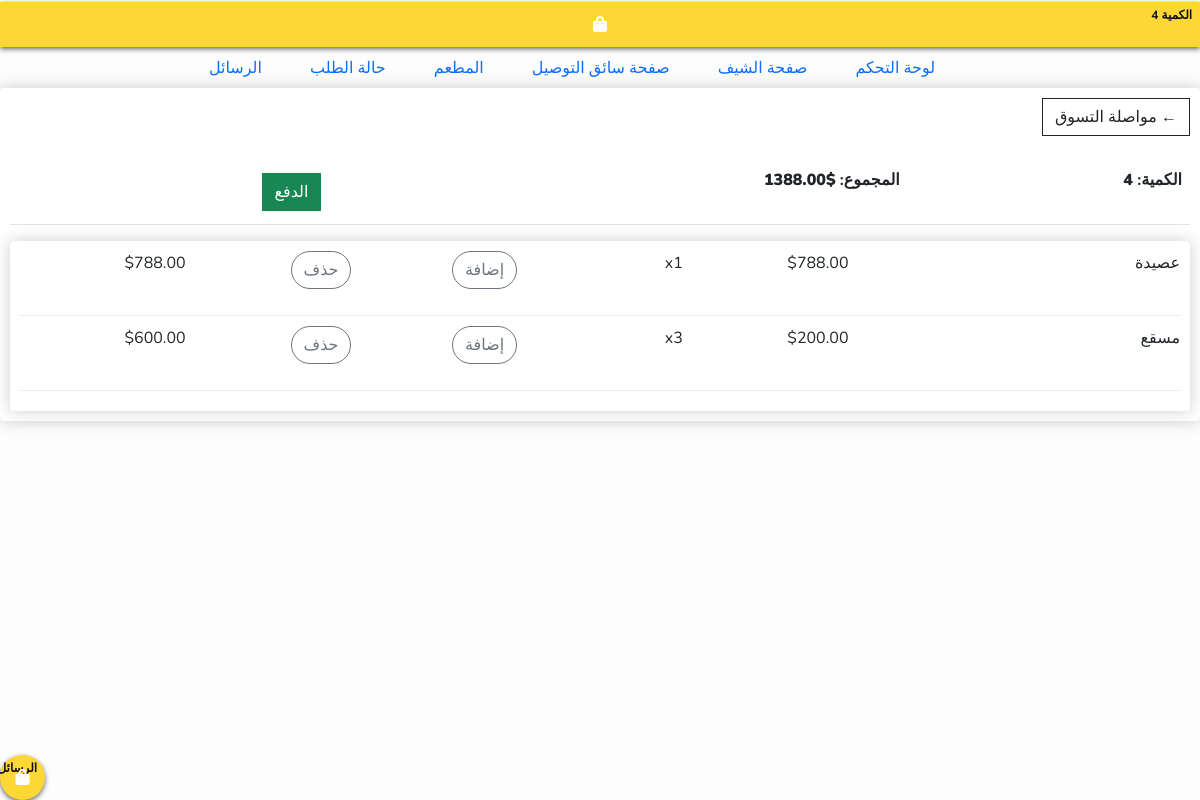
The app's page /cart (signed in) with its own data.
### app/models.py (models this page shows, shortened)
class Order(models.Model):
    customer = models.ForeignKey(Customer, on_delete=models.SET_NULL, null=True, blank=True)
    date_ordered = models.DateTimeField(auto_now_add=True)
    complete = models.BooleanField(default=False, null=True, blank=True)
    transaction_id = models.CharField(max_length=100, null=True)
    status_order = models.CharField(max_length=2, choices=ORDER_STATUS, default='NO')
    booking_driver = models.BooleanField(default=False, null=True, blank=True)
    driver = models.CharField(max_length=100, blank=True, null=True)
    @property
    def get_cart_total(self):
        orderitem = self.orderitem_set.all()
        total = sum([item.get_total for item in orderitem])
        return total
    @property
    def get_cart_items(self):
        orderitem = self.orderitem_set.all()
        total = sum([item.quantity for item in orderitem])
        return total

class OrderItem(models.Model):
    product = models.ForeignKey(Product, on_delete=models.SET_NULL, null=True)
    order = models.ForeignKey(Order, on_delete=models.SET_NULL, null=True)
    quantity = models.IntegerField(default=0, null=True, blank=True)
    date_added = models.DateTimeField(auto_now_add=True)
    @property
    def get_total(self):
        total = self.product.price * self.quantity
        return total

class Product(models.Model):
    name = models.CharField(max_length=200)
    price = models.DecimalField(max_digits=7, decimal_places=2)
    discount_price = models.FloatField(blank=True, null=True)
    digital = models.BooleanField(default=False, null=True, blank=True)
    image = models.ImageField(null=False, blank=False)
    description = models.TextField(blank=True, null=True)

### app/views.py (the view)
# urls.py: path('cart', views.cart, name='cart'),
def cart(request):
    data = cartData(request)
    context = {
        'items':data['items'],
        'order':data['order'],
        'cartItems':data['cartItems'],
    }
    return render(request, "cart.html", context)

### app/utils.py (called while the page is built)
def cartData(request):
    if request.user.is_authenticated:
        customer = request.user.customer
        order, created = Order.objects.get_or_create(customer=customer, complete=False)
        items = order.orderitem_set.all()
        cartItems = order.get_cart_items
    else:
        cookieData = cookieCart(request)
        items = cookieData['items']
        order = cookieData['order']
        cartItems = cookieData['cartItems']
    return {'order':order, 'items':items, 'cartItems':cartItems}

### app/templates/cart.html (shortened to what this page needs)
{% extends "base.html" %}
{% block content %}
<div class="box-element">
    <a class="btn btn-outline-dark" href="{% url 'listProducts' %}">&#x2190; مواصلة التسوق</a>
    <br>
    <br>
    <table class="table">
    <tr>
        <th><t5>الكمية: <strong>{{ order.get_cart_items }}</strong></t5></th>
        <th><t5>المجموع: <strong> ${{ order.get_cart_total }}</strong></t5></th>
        <th>
        <a style="float: right; margin: 5px;" class="btn btn-success" href="{% url 'checkout'%}">الدفع</a>
        </th>
    </tr>
    </table>
<div class="box-element">
    {% for item in items %}
        <div class="cart-row">
			<div style="flex:2"><p>{{ item.product.name }}</p></div>
			<div style="flex:1"><p>${{ item.product.price|floatformat:2 }}</p></div>
	    	<div style="flex:1"><p>x{{ item.quantity }}</p></div>
            <div style="flex:1"><p><button data-product="{{ item.product.id }}" data-action="add" data-reload="yes" class="btn btn-outline-secondary rounded-pill add-to-cart update-cart">إضافة</button></p></div>
            <div style="flex:1"><p><button data-product="{{ item.product.id }}" data-action="remove" data-reload="yes" class="btn btn-outline-secondary rounded-pill add-to-cart update-cart">حذف</button></p></div>
            <div style="flex:1"><p>${{ item.get_total }}</p></div>
		</div>
    {% endfor %}
</div>
</div>
{% endblock content %}

### static/css/main.css (style rules this page uses)
body { background-color: hsl(0, 0%, 98%); }
.box-element { box-shadow:hsl(0, 0%, 80%) 0 0 16px; background-color: #fff; border-radius: 4px; padding: 10px; }
.btn { border-radius: 0; }
.cart-row { display: flex; align-items: flex-stretch; padding-bottom: 10px; margin-bottom: 10px; border-bottom: 1px solid #ececec; }

### static/css/style.css (style rules this page uses)
* { margin: 0; padding: auto; box-sizing: border-box; }
body { background: #fdfdfd; font-family: "Nunito", sans-serif; font-size: 1rem; }

### records on screen
Order: get_cart_items "4", get_cart_total "1388.00"
OrderItem: product.name "عصيدة", product.price "788.00", quantity "1", get_total "788.00"
OrderItem: product.name "مسقع", product.price "200.00", quantity "3", get_total "600.00"

### other values on screen
{{ cartItems }} "4"
